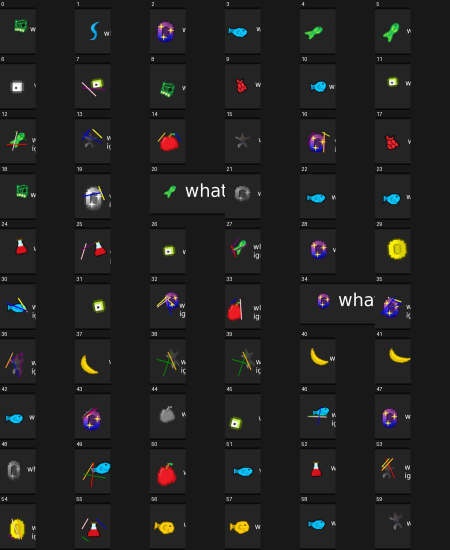
#> input picture artifacts/captcha-dataset/sheet-0.jpg, 900 x 1100 px (shown at 1/2 size)
$ python -i normalize_probe.py   (imports and definitions only)
#> lines starting #> are read from the running program, lines starting #| are printed output that depends on the picture; after the words box and inside, x2 and y2 are one past the last pixel; in counts of white or black regions, pixels touching at a corner belong together
#> further down, picture is the input picture: shape (1100, 900, 3); mean B, G, R 31.6, 32.3, 32.5
import os
os.environ["OPENBLAS_NUM_THREADS"]="1"
import cv2,numpy as np,json,pathlib,time
from prototype import foreground,ROOT
# [1 line not run here, left out]
def normalize(image):
    image=cv2.medianBlur(image,3)
    mask=(np.max(abs(image.astype(float)-34),axis=2)>10).astype(np.uint8)
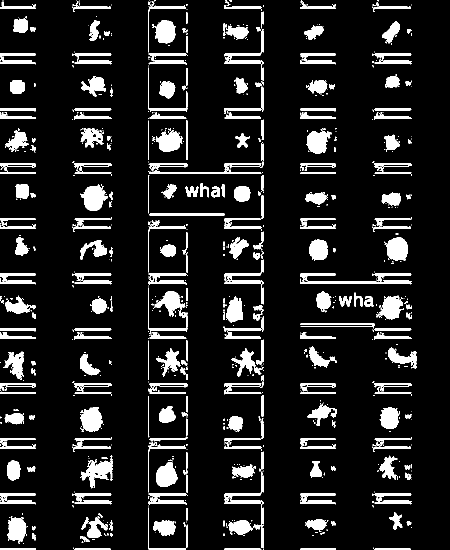
#> mask: shape (1100, 900) (shown at 1/2 size); values 0 (black) and 1 (white), 11.7% white; 960 white regions (650 under 20 px), largest, box (x1, y1, x2, y2) and area: (160, 368, 216, 421) 1792, (162, 917, 225, 977) 1700, (160, 814, 205, 864) 1629
    opened=cv2.morphologyEx(mask,cv2.MORPH_OPEN,np.ones((5,5),np.uint8))
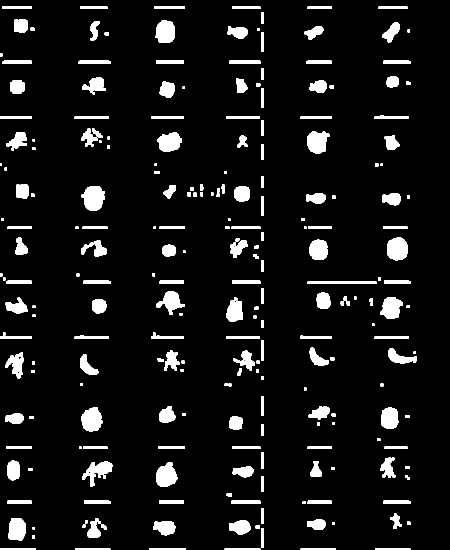
#> opened: shape (1100, 900) (shown at 1/2 size); values 0 (black) and 1 (white), 7.7% white; 239 white regions, largest, box (x1, y1, x2, y2) and area: (163, 372, 210, 421) 1704, (774, 475, 816, 521) 1589, (163, 815, 205, 863) 1565
    count,labels,stats,centers=cv2.connectedComponentsWithStats(opened)
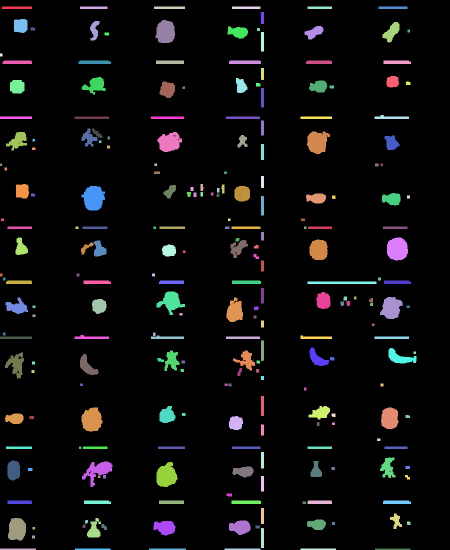
#> labels: shape (1100, 900) int32 (shown at 1/2 size); 240 distinct labels, from 0 to 239; one colour per label, 0 black
#> count = 240; stats = 240 rows, first 6: [0, 0, 900, 1100, 913520], [4, 13, 60, 5, 300], [160, 13, 55, 5, 275], [308, 13, 62, 5, 310], [464, 13, 57, 5, 285], [615, 13, 49, 5, 245]; centers = 240 pairs, first value 1.5 to 829, second value 15 to 1098
    if count<=1:return None
    index=max(range(1,count),key=lambda i:stats[i,4])
#> index = 70
    x,y,w,h,area=stats[index]
#> x = 163; y = 372; w = 47; h = 49; area = 1704
    x0=max(0,x-4);y0=max(0,y-4);x1=min(image.shape[1],x+w+4);y1=min(image.shape[0],y+h+4)
#> after `x0 = max(0, x - 4)`: x0 = 159
#> after `y0 = max(0, y - 4)`: y0 = 368
#> after `x1 = min(image.shape[1], x + w + 4)`: x1 = 214
#> after `y1 = min(image.shape[0], y + h + 4)`: y1 = 425
    icon=cv2.resize(image[y0:y1,x0:x1],(48,48),interpolation=cv2.INTER_AREA)
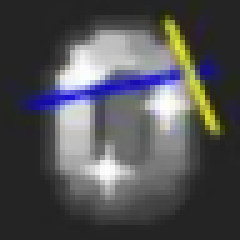
#> icon: shape (48, 48, 3) (shown 5 times larger); mean of channels 0, 1, 2 84.9, 82.1, 82; drawn as B, G, R
    gray=cv2.cvtColor(icon,cv2.COLOR_BGR2GRAY).astype(float)-34
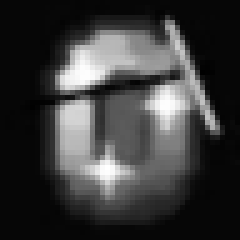
#> gray: shape (48, 48) float64 (shown 5 times larger); min -4, max 220, mean 48.4; drawn with min black and max white
    gray/=np.linalg.norm(gray)+1e-8
    binary=(np.max(abs(icon.astype(float)-34),axis=2)>12).astype(float)
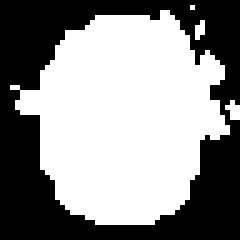
#> binary: shape (48, 48) float64 (shown 5 times larger); values 0 (black) and 1 (white), 55.7% white; 1 black region, box (x1, y1, x2, y2) and area: (0, 0, 48, 48) 1020
    return icon,gray.ravel(),binary.ravel()
def bank():
    variants=[]
    for path in sorted((ROOT/"Items").glob("*.webp")):
        original=foreground(path)
        original=cv2.resize(original,None,fx=3,fy=3,interpolation=cv2.INTER_LINEAR)
        canvas=cv2.copyMakeBorder(original,40,40,40,40,cv2.BORDER_CONSTANT,value=(34,34,34))
        h,w=canvas.shape[:2]
        for angle in range(-40,41,5):
            rotated=cv2.warpAffine(canvas,cv2.getRotationMatrix2D((w/2,h/2),angle,1),(w,h),borderValue=(34,34,34))
            features=normalize(rotated)
            if features:variants.append((path.stem,features))
    return variants
def main():
    variants=bank();refs=np.array([f[1][1] for f in variants]);masks=np.array([f[1][2] for f in variants])
    records=json.loads((ROOT/"artifacts/captcha-dataset/calibration.json").read_text());results=[]
    start=time.time()
    for record in records:
        original=cv2.imread(str(ROOT/"artifacts/captcha-dataset"/record["image"]))
        if original.shape[0]>100:original=original[15:-15,:120]
        else:original=original[:,:55]
        features=normalize(original)
        if features is None:continue
        icon,gray,binary=features
        scores=.6*(refs@gray)+.4*(2*(masks@binary)/(masks.sum(1)+binary.sum()+1e-8))
        best={}
        for i,(label,reference) in enumerate(variants):
            reficon=reference[0].astype(float);act=icon.astype(float)
            valid=(reficon.max(2)-reficon.min(2)>25)
            hue=1.
            if valid.sum()>5 and np.mean(act[valid].max(1)-act[valid].min(1))>18:
                r=reficon[valid];a=act[valid];r-=r.mean(1,keepdims=True);a-=a.mean(1,keepdims=True)
                hue=max(0,np.sum(r*a)/(np.linalg.norm(r)*np.linalg.norm(a)+1e-8))
            score=scores[i]*(.75+.25*hue)
            best[label]=max(best.get(label,0),float(score))
        ranking=sorted(best.items(),key=lambda p:-p[1])[:3]
        results.append(dict(record,ranking=ranking))
    errors=[(r["index"],r["expected"],r["ranking"]) for r in results if r["ranking"][0][0]!=r["expected"]]
    print("Seconds",time.time()-start,"Correct",len(results)-len(errors),"/",len(results),"Errors",errors)
    (ROOT/"artifacts/captcha-dataset/normalized-prototype.json").write_text("[\n"+",\n".join(json.dumps(r,separators=(",",":")) for r in results)+"\n]\n")
# [1 line not run here, left out]

>>> import cv2
>>> picture = cv2.imread('../../artifacts/captcha-dataset/sheet-0.jpg')
>>> result = normalize(picture)

$ run again, on artifacts/captcha-dataset/sheet-4.jpg
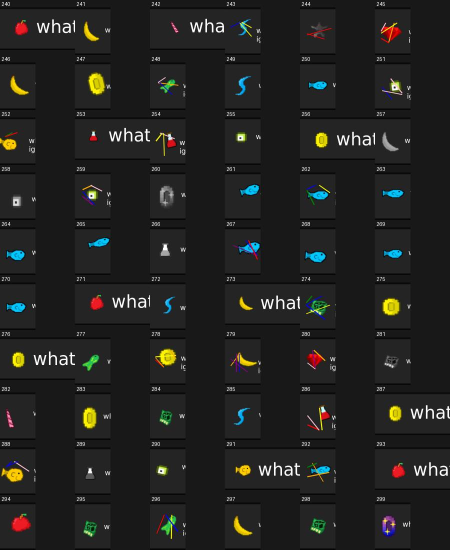
#> input picture artifacts/captcha-dataset/sheet-4.jpg, 900 x 1100 px (shown at 1/2 size)
#> picture is the input picture: shape (1100, 900, 3); mean B, G, R 32.6, 34.6, 34.5
#> mask: shape (1100, 900); values 0 (black) and 1 (white), 12.6% white; 1013 white regions (687 under 20 px), largest, box (x1, y1, x2, y2) and area: (449, 463, 529, 562) 2171, (449, 877, 672, 898) 1782, (0, 921, 60, 967) 1516
#> opened: shape (1100, 900); values 0 (black) and 1 (white), 7.6% white; 302 white regions, largest, box (x1, y1, x2, y2) and area: (175, 144, 220, 191) 1477, (469, 464, 529, 521) 1405, (308, 695, 354, 735) 1326
#> in normalize, `count,labels,stats,centers=cv2.connectedComponentsWithStats(opened)`:
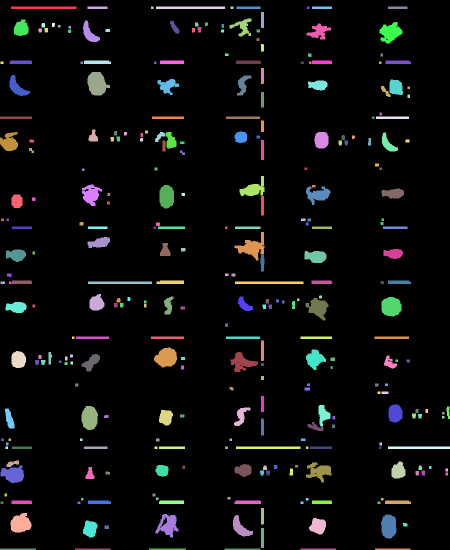
#> labels: shape (1100, 900) int32 (shown at 1/2 size); 303 distinct labels, from 0 to 302; one colour per label, 0 black
#> count = 303; stats = 303 rows, first 6: [0, 0, 900, 1100, 915189], [22, 13, 131, 5, 655], [175, 13, 40, 5, 200], [302, 13, 5, 5, 25], [312, 13, 138, 5, 690], [461, 13, 6, 5, 30]; centers = 303 pairs, first value 3.5 to 896.1, second value 15 to 1098
#> index = 50
#> x = 175; y = 144; w = 45; h = 47; area = 1477
#> x0 = 171
#> y0 = 140
#> x1 = 224
#> y1 = 195
#> in normalize, `binary=(np.max(abs(icon.astype(float)-34),axis=2)>12).astype(float)`:
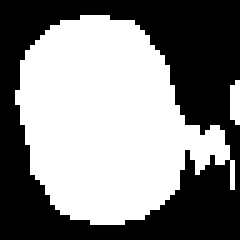
#> binary: shape (48, 48) float64 (shown 5 times larger); values 0 (black) and 1 (white), 52.2% white; 1 black region, box (x1, y1, x2, y2) and area: (0, 0, 48, 48) 1101

$ run again, on artifacts/captcha-dataset/sheet-5.jpg
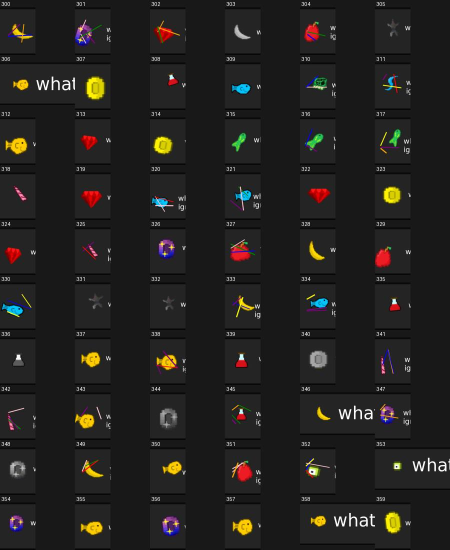
#> input picture artifacts/captcha-dataset/sheet-5.jpg, 900 x 1100 px (shown at 1/2 size)
#> picture is the input picture: shape (1100, 900, 3); mean B, G, R 31.1, 33.3, 35
#> mask: shape (1100, 900); values 0 (black) and 1 (white), 12.7% white; 1040 white regions (704 under 20 px), largest, box (x1, y1, x2, y2) and area: (143, 38, 205, 98) 1954, (168, 151, 213, 203) 1864, (0, 107, 223, 129) 1678
#> opened: shape (1100, 900); values 0 (black) and 1 (white), 8.1% white; 287 white regions, largest, box (x1, y1, x2, y2) and area: (169, 152, 213, 201) 1843, (143, 42, 190, 95) 1629, (459, 480, 511, 524) 1555
#> in normalize, `count,labels,stats,centers=cv2.connectedComponentsWithStats(opened)`:
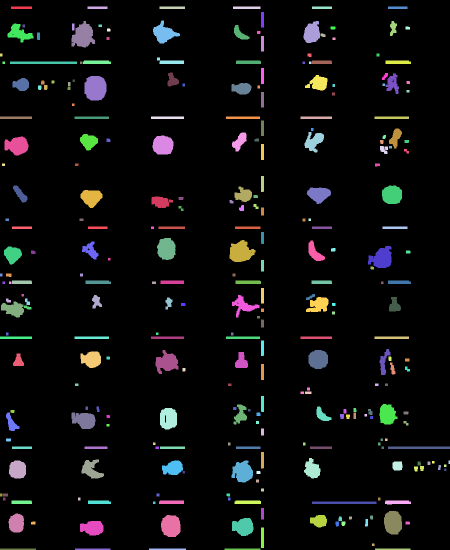
#> labels: shape (1100, 900) int32 (shown at 1/2 size); 288 distinct labels, from 0 to 287; one colour per label, 0 black
#> count = 288; stats = 288 rows, first 6: [0, 0, 900, 1100, 909540], [22, 13, 42, 5, 210], [175, 13, 40, 5, 200], [319, 13, 51, 5, 255], [466, 13, 55, 5, 275], [624, 13, 40, 5, 200]; centers = 288 pairs, first value 2 to 898, second value 15 to 1098
#> index = 44
#> x = 169; y = 152; w = 44; h = 49; area = 1843
#> x0 = 165
#> y0 = 148
#> x1 = 217
#> y1 = 205
#> in normalize, `binary=(np.max(abs(icon.astype(float)-34),axis=2)>12).astype(float)`:
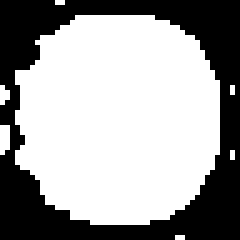
#> binary: shape (48, 48) float64 (shown 5 times larger); values 0 (black) and 1 (white), 63% white; 1 black region, box (x1, y1, x2, y2) and area: (0, 0, 48, 48) 853

$ run again, on artifacts/captcha-dataset/sheet-6.jpg
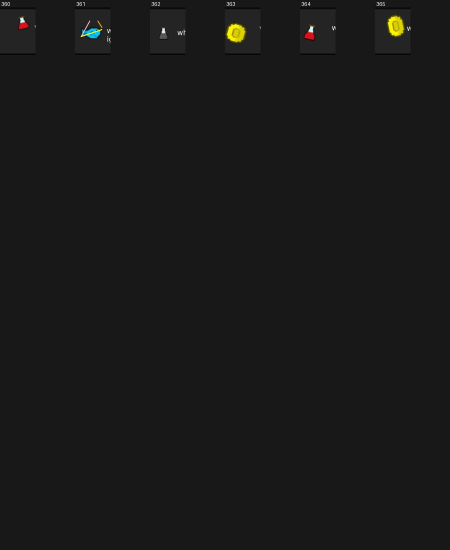
#> input picture artifacts/captcha-dataset/sheet-6.jpg, 900 x 1100 px (shown at 1/2 size)
#> picture is the input picture: shape (1100, 900, 3); mean B, G, R 24.6, 25, 25.1
#> in normalize, `mask=(np.max(abs(image.astype(float)-34),axis=2)>10).astype(np.uint8)`:
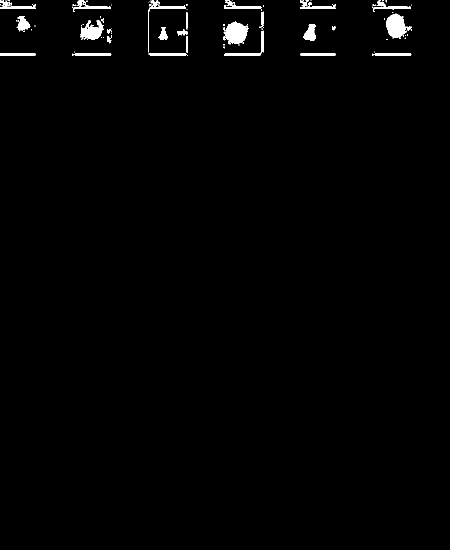
#> mask: shape (1100, 900) (shown at 1/2 size); values 0 (black) and 1 (white), 1.2% white; 107 white regions (79 under 20 px), largest, box (x1, y1, x2, y2) and area: (447, 43, 497, 89) 1568, (772, 27, 811, 77) 1437, (161, 40, 208, 79) 1085
#> opened: shape (1100, 900); values 0 (black) and 1 (white), 0.73% white; 27 white regions, largest, box (x1, y1, x2, y2) and area: (450, 44, 494, 87) 1457, (773, 28, 811, 75) 1413, (162, 41, 205, 79) 905
#> labels: shape (1100, 900) int32; 28 distinct labels, from 0 to 27
#> count = 28; stats = 28 rows, first 6: [0, 0, 900, 1100, 982783], [6, 5, 5, 5, 25], [156, 5, 5, 5, 25], [306, 5, 5, 7, 35], [456, 4, 8, 6, 47], [606, 5, 5, 6, 30]; centers = 28 pairs, first value 8 to 817, second value 6.55 to 553.2
#> index = 19
#> x = 450; y = 44; h = 43; area = 1457
#> x0 = 446
#> y0 = 40
#> x1 = 498
#> y1 = 91
#> in normalize, `binary=(np.max(abs(icon.astype(float)-34),axis=2)>12).astype(float)`:
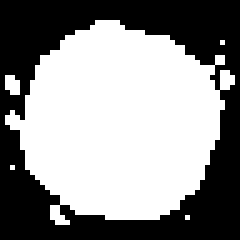
#> binary: shape (48, 48) float64 (shown 5 times larger); values 0 (black) and 1 (white), 56.2% white; 1 black region, box (x1, y1, x2, y2) and area: (0, 0, 48, 48) 1010
